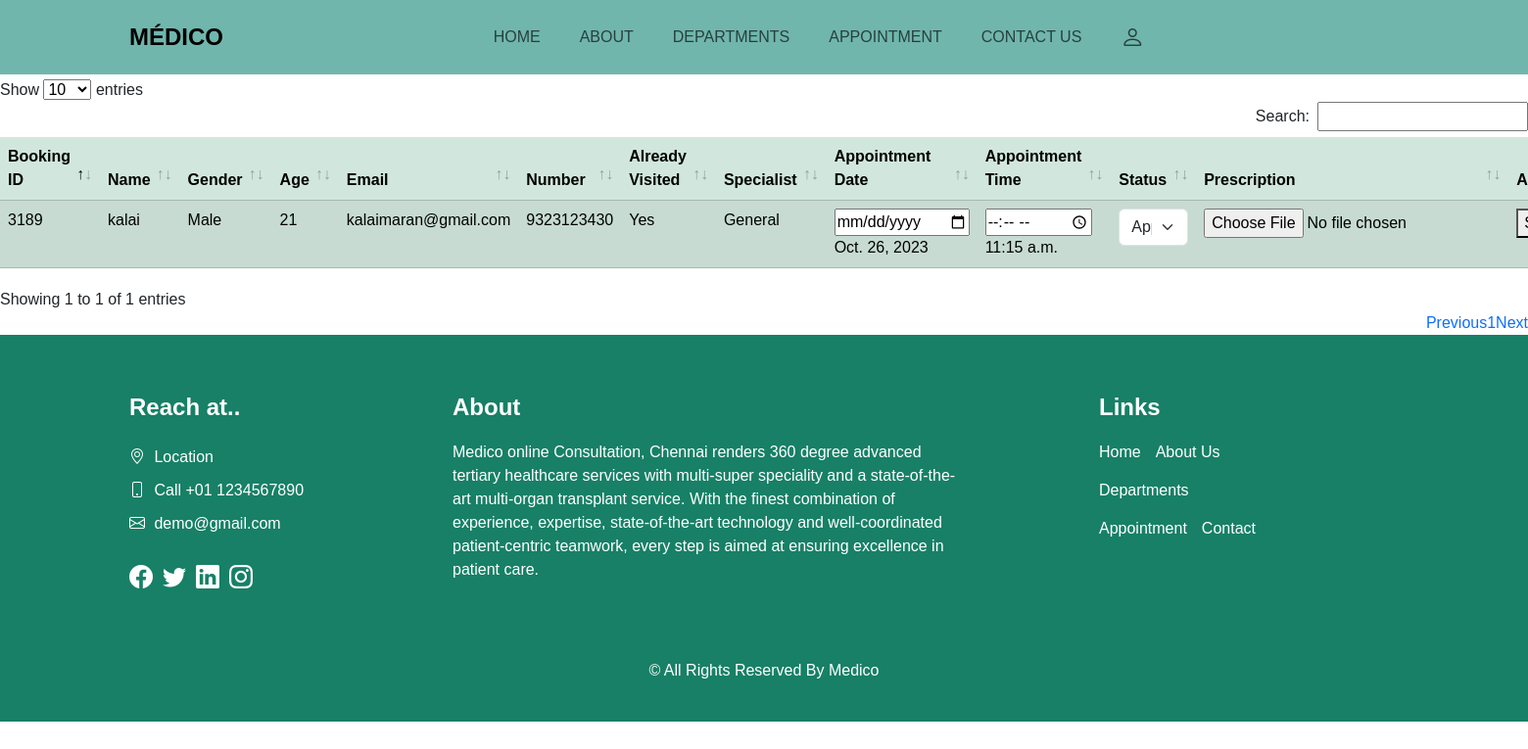
The page /consultation/3189 on the database its author committed.
### docapp/models.py (models this page shows)
class Appointment(models.Model):
    bid=ShortUUIDField(length=4, max_length=4, alphabet="1234567890", primary_key=True, null=False)
    pfname=models.CharField(max_length=40)
    plname=models.CharField(max_length=40)
    pgender=models.CharField(max_length=10)
    page=models.IntegerField()
    pemail=models.CharField(max_length=100)
    pnumber=models.IntegerField()
    pvisited=models.CharField(max_length=4)
    pspecialist=models.CharField(max_length=30)
    pappointdate=models.DateField()
    pappointtime=models.TimeField()
    pstatus=models.CharField(max_length=30, default="Pending")
    pprescription=models.FileField(null=True, blank=True, upload_to='prescription')
    def __str__(self):
        return " Booking ID: "+self.bid+"  "+"Name: "+self.pfname+" "+self.plname

### docapp/views.py (the view)
# urls.py: path("consultation/<int:id>", views.editconsultation),
def editconsultation(request, id):
    gid=Appointment.objects.get(pk=id)
    print(gid)
    if request.method == 'POST':
        gid.pappointdate=request.POST.get('pappointdate')
        gid.pappointtime=request.POST.get('pappointtime')
        gid.pstatus=request.POST.get('pstatus')
        gid.pprescription=request.POST.get('pprescription')
        gid.save()
    return render(request, "consultation.html", locals())

### templates/consultation.html (shortened to what this page needs)
{% extends 'base.html' %}
{% block adminconsultation %}
<div class="sub_page" style="padding-top: 80px;">
    <table id="table_id" class="table table-hover table-center mb-0 datatable table-striped table-success">
        {% if gid %}
            <thead>
                <th>Booking ID</th>
                <th>Name</th>
                <th>Gender</th>
                <th>Age</th>
                <th>Email</th>
                <th>Number</th>
                <th>Already Visited</th>
                <th>Specialist</th>
                <th>Appointment Date</th>
                <th>Appointment Time</th>
                <th>Status</th>
                <th>Prescription</th>
                <th>Action</th>
            </thead>
            <tbody>
                <form action="" method="POST">
                <tr>
                    <td>{{gid.bid}}</td>
                    <td>{{gid.pfname}} {{i.plname}}</td>
                    <td>{{gid.pgender}}</td>
                    <td>{{gid.page}}</td>
                    <td>{{gid.pemail}}</td>
                    <td>{{gid.pnumber}}</td>
                    <td>{{gid.pvisited}}</td>
                    <td>{{gid.pspecialist}}</td>
                    <td><input type="date" value="{{gid.pappointdate}}" name="pappointdate">{{gid.pappointdate}}</td>
                    <td><input type="time" value="{{gid.pappointtime}}" name="pappointtime">{{gid.pappointtime}}</td>
                    <td><select class="form-select" aria-label="Default select example" name="pstatus" value="{{gid.pstatus}}">
                        <option value="Appointment Pending">Appointment Pending</option>
                    </select></td>
                    <td><input type="file" value="{{gid.pprescription}}" name="pprescription"></td>
                    <td><button type="submit">Save</button></td>
                </tr>
            </form>
            </tbody>
                    {% endif %}
        </table>
</div>
{% endblock %}

### static/style.css (style rules this page uses)
body { font-family: 'Nunito', sans-serif; }
body { font-family: 'Poppins', sans-serif; }
::placeholder { font-size: 16px; }

### rows shown on the page
Appointment: bid "3189", pfname "kalai", pgender "Male", page "21", pemail "kalaimaran@gmail.com", pnumber "9323123430", pvisited "Yes", pspecialist "General", pappointdate "Oct. 26, 2023", pappointtime "11:15 a.m.", pstatus "Appointment Pending"
